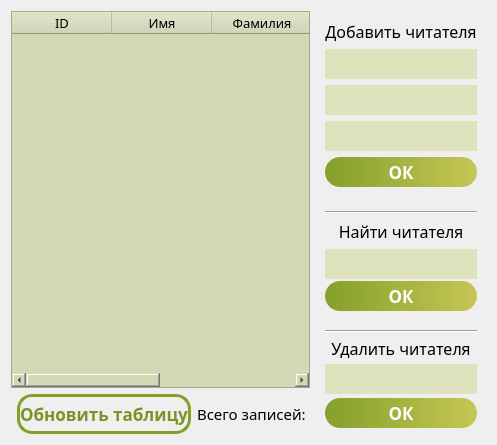
     <widget class="QWidget" name="tab_2">
      <attribute name="title">
       <string>Читатели</string>
      </attribute>
      <layout class="QHBoxLayout" name="horizontalLayout_3">
       <item>
        <layout class="QVBoxLayout" name="verticalLayout_33">
         <item>
          <widget class="QTableWidget" name="read_table">
           <property name="minimumSize">
            <size>
             <width>0</width>
             <height>0</height>
            </size>
           </property>
           <property name="font">
            <font>
             <family>Arial</family>
             <pointsize>11</pointsize>
            </font>
           </property>
           <property name="styleSheet">
            <string notr="true">background-color: rgb(212, 216, 180);</string>
           </property>
           <property name="frameShape">
            <enum>QFrame::StyledPanel</enum>
           </property>
           <property name="frameShadow">
            <enum>QFrame::Sunken</enum>
           </property>
           <property name="lineWidth">
            <number>5</number>
           </property>
           <property name="editTriggers">
            <set>QAbstractItemView::DoubleClicked</set>
           </property>
           <property name="tabKeyNavigation">
            <bool>true</bool>
           </property>
           <column>
            <property name="text">
             <string>ID</string>
            </property>
            <property name="font">
             <font>
              <family>Corbel</family>
              <pointsize>10</pointsize>
             </font>
            </property>
           </column>
           <column>
            <property name="text">
             <string>Имя</string>
            </property>
            <property name="font">
             <font>
              <family>Corbel</family>
              <pointsize>10</pointsize>
             </font>
            </property>
           </column>
           <column>
            <property name="text">
             <string>Фамилия</string>
            </property>
            <property name="font">
             <font>
              <family>Corbel</family>
              <pointsize>10</pointsize>
             </font>
            </property>
           </column>
           <column>
            <property name="text">
             <string>E-mail</string>
            </property>
            <property name="font">
             <font>
              <family>Corbel</family>
              <pointsize>10</pointsize>
             </font>
            </property>
           </column>
          </widget>
         </item>
         <item>
          <layout class="QHBoxLayout" name="horizontalLayout_7">
           <item>
            <widget class="QFrame" name="frame_16">
             <property name="frameShape">
              <enum>QFrame::NoFrame</enum>
             </property>
             <property name="frameShadow">
              <enum>QFrame::Plain</enum>
             </property>
            </widget>
           </item>
           <item>
            <widget class="QPushButton" name="read_table_ref">
             <property name="minimumSize">
              <size>
               <width>160</width>
               <height>40</height>
              </size>
             </property>
             <property name="font">
              <font>
               <family>Corbel</family>
               <pointsize>13</pointsize>
               <weight>75</weight>
               <bold>true</bold>
              </font>
             </property>
             <property name="styleSheet">
              <string notr="true">QPushButton
{		
	border:3 solid #84a02b;
	border-radius:15;
	color: rgb(122, 147, 40);	

}
QPushButton:pressed
{
	border:3 solid #84a02b;
	border-radius:15;
	color: white;		
	background-color: qlineargradient(spread:pad, x1:0, y1:0.5, x2:1, y2:0.5, stop:0 rgba(132, 160, 43, 255), stop:1 rgba(183, 198, 86, 255));
}</string>
             </property>
             <property name="text">
              <string>Обновить таблицу</string>
             </property>
            </widget>
           </item>
           <item>
            <widget class="QLabel" name="label_16">
             <property name="font">
              <font>
               <family>Corbel</family>
               <pointsize>11</pointsize>
              </font>
             </property>
             <property name="text">
              <string>Всего записей: </string>
             </property>
            </widget>
           </item>
          </layout>
         </item>
        </layout>
       </item>
       <item>
        <layout class="QVBoxLayout" name="verticalLayout_26">
         <item>
          <widget class="QFrame" name="frame_13">
           <property name="maximumSize">
            <size>
             <width>189</width>
             <height>185</height>
            </size>
           </property>
           <property name="styleSheet">
            <string notr="true"/>
           </property>
           <property name="frameShape">
            <enum>QFrame::NoFrame</enum>
           </property>
           <property name="frameShadow">
            <enum>QFrame::Raised</enum>
           </property>
           <layout class="QVBoxLayout" name="verticalLayout_27">
            <item>
             <layout class="QVBoxLayout" name="verticalLayout_28">
              <item>
               <widget class="QLabel" name="label_13">
                <property name="font">
                 <font>
                  <family>Corbel</family>
                  <pointsize>12</pointsize>
                  <weight>50</weight>
                  <bold>false</bold>
                 </font>
                </property>
                <property name="text">
                 <string>Добавить читателя</string>
                </property>
                <property name="alignment">
                 <set>Qt::AlignCenter</set>
                </property>
               </widget>
              </item>
              <item>
               <widget class="QLineEdit" name="read_add1">
                <property name="minimumSize">
                 <size>
                  <width>0</width>
                  <height>30</height>
                 </size>
                </property>
                <property name="font">
                 <font>
                  <family>Arial</family>
                  <pointsize>11</pointsize>
                  <weight>50</weight>
                  <bold>false</bold>
                 </font>
                </property>
                <property name="styleSheet">
                 <string notr="true">background-color: rgb(222, 226, 189);
border:0;</string>
                </property>
               </widget>
              </item>
              <item>
               <widget class="QLineEdit" name="read_add2">
                <property name="minimumSize">
                 <size>
                  <width>0</width>
                  <height>30</height>
                 </size>
                </property>
                <property name="font">
                 <font>
                  <family>Arial</family>
                  <pointsize>11</pointsize>
                  <weight>50</weight>
                  <bold>false</bold>
                 </font>
                </property>
                <property name="styleSheet">
                 <string notr="true">background-color: rgb(222, 226, 189);
border:0;</string>
                </property>
               </widget>
              </item>
              <item>
               <widget class="QLineEdit" name="read_add3">
                <property name="minimumSize">
                 <size>
                  <width>0</width>
                  <height>30</height>
                 </size>
                </property>
                <property name="font">
                 <font>
                  <family>Arial</family>
                  <pointsize>11</pointsize>
                  <weight>50</weight>
                  <bold>false</bold>
                 </font>
                </property>
                <property name="styleSheet">
                 <string notr="true">background-color: rgb(222, 226, 189);
border:0;</string>
                </property>
               </widget>
              </item>
              <item>
               <widget class="QPushButton" name="read_add_ok">
                <property name="minimumSize">
                 <size>
                  <width>0</width>
                  <height>30</height>
                 </size>
                </property>
                <property name="font">
                 <font>
                  <family>Corbel</family>
                  <pointsize>13</pointsize>
                  <weight>75</weight>
                  <bold>true</bold>
                 </font>
                </property>
                <property name="styleSheet">
                 <string notr="true">QPushButton
{		
	border-radius:15;
	color: rgb(255, 255, 255);		
	background-color: qlineargradient(spread:pad, x1:0, y1:0.5, x2:1, y2:0.5, stop:0 rgba(132, 160, 43, 255), stop:1 rgba(198, 198, 83, 255));
}
QPushButton:pressed
{
	border-radius:15;
	color: rgb(255, 255, 255);			
	background-color: qlineargradient(spread:pad, x1:0, y1:0.5, x2:1, y2:0.5, stop:0 rgba(87, 106, 28, 255), stop:1 rgba(128, 138, 60, 255));
}</string>
                </property>
                <property name="text">
                 <string>ОК</string>
                </property>
               </widget>
              </item>
             </layout>
            </item>
           </layout>
          </widget>
         </item>
         <item>
          <widget class="QFrame" name="frame_14">
           <property name="maximumSize">
            <size>
             <width>189</width>
             <height>113</height>
            </size>
           </property>
           <property name="styleSheet">
            <string notr="true"/>
           </property>
           <property name="frameShape">
            <enum>QFrame::NoFrame</enum>
           </property>
           <property name="frameShadow">
            <enum>QFrame::Raised</enum>
           </property>
           <layout class="QVBoxLayout" name="verticalLayout_29">
            <item>
             <layout class="QVBoxLayout" name="verticalLayout_30">
              <item>
               <widget class="Line" name="line_7">
                <property name="orientation">
                 <enum>Qt::Horizontal</enum>
                </property>
               </widget>
              </item>
              <item>
               <widget class="QLabel" name="label_14">
                <property name="font">
                 <font>
                  <family>Corbel</family>
                  <pointsize>12</pointsize>
                  <weight>50</weight>
                  <bold>false</bold>
                 </font>
                </property>
                <property name="text">
                 <string>Найти читателя</string>
                </property>
                <property name="alignment">
                 <set>Qt::AlignCenter</set>
                </property>
               </widget>
              </item>
              <item>
               <widget class="QLineEdit" name="read_search">
                <property name="minimumSize">
                 <size>
                  <width>0</width>
                  <height>30</height>
                 </size>
                </property>
                <property name="font">
                 <font>
                  <family>Arial</family>
                  <pointsize>11</pointsize>
                  <weight>50</weight>
                  <bold>false</bold>
                 </font>
                </property>
                <property name="styleSheet">
                 <string notr="true">background-color: rgb(222, 226, 189);
border:0;</string>
                </property>
               </widget>
              </item>
              <item>
               <widget class="QPushButton" name="read_search_ok">
                <property name="minimumSize">
                 <size>
                  <width>0</width>
                  <height>30</height>
                 </size>
                </property>
                <property name="font">
                 <font>
                  <family>Corbel</family>
                  <pointsize>13</pointsize>
                  <weight>75</weight>
                  <bold>true</bold>
                 </font>
                </property>
                <property name="styleSheet">
                 <string notr="true">QPushButton
{		
	border-radius:15;
	color: rgb(255, 255, 255);		
	background-color: qlineargradient(spread:pad, x1:0, y1:0.5, x2:1, y2:0.5, stop:0 rgba(132, 160, 43, 255), stop:1 rgba(198, 198, 83, 255));
}
QPushButton:pressed
{
	border-radius:15;
	color: rgb(255, 255, 255);			
	background-color: qlineargradient(spread:pad, x1:0, y1:0.5, x2:1, y2:0.5, stop:0 rgba(87, 106, 28, 255), stop:1 rgba(128, 138, 60, 255));
}</string>
                </property>
                <property name="text">
                 <string>ОК</string>
                </property>
               </widget>
              </item>
             </layout>
            </item>
           </layout>
          </widget>
         </item>
         <item>
          <widget class="QFrame" name="frame_15">
           <property name="maximumSize">
            <size>
             <width>189</width>
             <height>113</height>
            </size>
           </property>
           <property name="styleSheet">
            <string notr="true"/>
           </property>
           <property name="frameShape">
            <enum>QFrame::NoFrame</enum>
           </property>
           <property name="frameShadow">
            <enum>QFrame::Raised</enum>
           </property>
           <layout class="QVBoxLayout" name="verticalLayout_31">
            <item>
             <layout class="QVBoxLayout" name="verticalLayout_32">
              <item>
               <widget class="Line" name="line_8">
                <property name="orientation">
                 <enum>Qt::Horizontal</enum>
                </property>
               </widget>
              </item>
              <item>
               <widget class="QLabel" name="label_15">
                <property name="maximumSize">
                 <size>
                  <width>16777215</width>
                  <height>19</height>
                 </size>
                </property>
                <property name="font">
                 <font>
                  <family>Corbel</family>
                  <pointsize>12</pointsize>
                  <weight>50</weight>
                  <bold>false</bold>
                 </font>
                </property>
                <property name="text">
                 <string>Удалить читателя</string>
                </property>
                <property name="alignment">
                 <set>Qt::AlignCenter</set>
                </property>
               </widget>
              </item>
              <item>
               <widget class="QLineEdit" name="read_del">
                <property name="minimumSize">
                 <size>
                  <width>0</width>
                  <height>30</height>
                 </size>
                </property>
                <property name="font">
                 <font>
                  <family>Arial</family>
                  <pointsize>11</pointsize>
                  <weight>50</weight>
                  <bold>false</bold>
                 </font>
                </property>
                <property name="styleSheet">
                 <string notr="true">background-color: rgb(222, 226, 189);
border:0;</string>
                </property>
               </widget>
              </item>
              <item>
               <widget class="QPushButton" name="read_del_ok">
                <property name="minimumSize">
                 <size>
                  <width>0</width>
                  <height>30</height>
                 </size>
                </property>
                <property name="font">
                 <font>
                  <family>Corbel</family>
                  <pointsize>13</pointsize>
                  <weight>75</weight>
                  <bold>true</bold>
                 </font>
                </property>
                <property name="styleSheet">
                 <string notr="true">QPushButton
{		
	border-radius:15;
	color: rgb(255, 255, 255);		
	background-color: qlineargradient(spread:pad, x1:0, y1:0.5, x2:1, y2:0.5, stop:0 rgba(132, 160, 43, 255), stop:1 rgba(198, 198, 83, 255));
}
QPushButton:pressed
{
	border-radius:15;
	color: rgb(255, 255, 255);				
	background-color: qlineargradient(spread:pad, x1:0, y1:0.5, x2:1, y2:0.5, stop:0 rgba(87, 106, 28, 255), stop:1 rgba(128, 138, 60, 255));
}</string>
                </property>
                <property name="text">
                 <string>ОК</string>
                </property>
               </widget>
              </item>
             </layout>
            </item>
           </layout>
          </widget>
         </item>
        </layout>
       </item>
      </layout>
     </widget>
